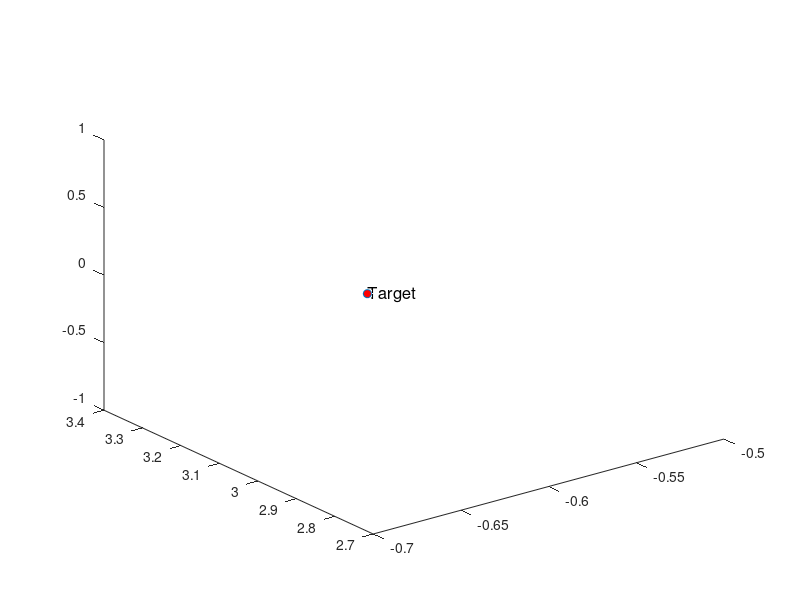

Reproduce this figure in MATLAB.
clc;
clear all ;
% Intake of case
cs=input('1.Pan angel adjust 2.Tilt angel adjust 3.Pan & Tilt angel adjust: '); 
% Camera FOV model
x_i=2.54;
y_i=2.20;
z_i=3.18;
a=36;
b=27;
lambda=50;
psi=105; %pan angel
phi=150; %tilt angel
xtar=-0.62;
ytar=3.08;
ztar=0;
% x_t=[3.62 3.08 0].';
plot3(xtar, ytar, ztar, 'o', 'MarkerSize', 6, 'MarkerFaceColor', 'r');
marktar = sprintf('Target');
text( xtar, ytar, ztar, marktar, 'fontsize', 12, 'color', 'k' );
hold on;

switch cs
        case 1
        for t=0:15

        q1_v=[a/2 b/2];
        q2_v=[a/2 -b/2];
        q3_v=[-a/2 -b/2];
        q4_v=[-a/2 b/2];
        q1_vt=q1_v.';
        q2_vt=q2_v.';
        q3_vt=q3_v.';
        q4_vt=q4_v.';

        q1_B=[q1_vt; lambda];
        q2_B=[q2_vt; lambda];
        q3_B=[q3_vt; lambda];
        q4_B=[q4_vt; lambda];

        H_phi=[cos(psi) -sin(psi) 0;
               sin(psi) cos(psi)  0
               0 0 1];
        H_phy=[1 0 0;
               0 cos(phi) -sin(phi);
               0 sin(phi) cos(phi)];
        q1_I=H_phi*H_phy*q1_B;
        q2_I=H_phi*H_phy*q2_B;
        q3_I=H_phi*H_phy*q3_B;
        q4_I=H_phi*H_phy*q4_B;

        rho_14=(-3.18)/(b/2*sin(phi)+lambda*cos(phi));
        rho_23=(-3.18)/(-b/2*sin(phi)+lambda*cos(phi));

        q1n_I=rho_14*q1_I;
        q2n_I=rho_23*q2_I;
        q3n_I=rho_23*q3_I;
        q4n_I=rho_14*q4_I;
        X=[x_i;y_i;z_i];
        ksai1=X+q1n_I;
        ksai2=X+q2n_I;
        ksai3=X+q3n_I;
        ksai4=X+q4n_I;
        v1=ksai1.';
        v2=ksai2.';
        v3=ksai3.';
        v4=ksai4.';
        Cam=X.';
        % Vertices
        V = [v1;v2;v3;v4;Cam];
        % Faces
        F = { [4 3 2 1],[1 2 5],[2 3 5], [3 4 5], [4 1 5] };
        x = V(:, 1);
        y = V(:, 2);
        z = V(:, 3);
        % % Draw and Mark all the vertices
        plot3(x, y, z, '.', 'MarkerSize', 20, 'MarkerFaceColor', 'r',...
        'MarkerEdgeColor', 'b');
        hold on;


        % xl = [v1(:, 1),  v3(:, 1), v2(:, 1),  v4(:, 1),  v1(:, 1),  2.54, v4(:, 1), 2.54,  v3(:, 1),  2.54,  v2(:, 1)];
        % yl = [v1(:, 2),  v3(:, 2),  v2(:, 2),  v4(:, 2),  v1(:, 2),  2.20,  v4(:, 2),  2.20, v3(:, 2),  2.20, v2(:, 2)];
        % zl = [v1(:, 3), v3(:, 3),v2(:, 3), v4(:, 3), v1(:, 3), 3.18, v4(:, 3), 3.18, v3(:, 3), 3.18, v2(:, 3)];
        % plot3(xl,yl,zl)


        Buttomface = F{1};
        Sideface = [F{2:end}];
        Sideface = reshape(Sideface, 3 ,4);
        Sideface = Sideface';
        col = [0; 0; 0; 0; 3.18];
        patch('vertices', V, 'faces', Buttomface, 'FaceColor', 'white','FaceAlpha',.1);
        patch('vertices', V, 'faces', Buttomface,'FaceAlpha',.3,'FaceVertexCData',col,'FaceColor','interp');
        patch('vertices', V, 'faces', Sideface,'FaceAlpha',.3,'FaceVertexCData',col,'FaceColor','interp');
        grid on;
        colorbar
             for i = 1 : length(V)-1
                 number = sprintf('E%d', i);
                 pointoutcam = sprintf('Camera');
                 text( x(i), y(i), z(i), number, 'fontsize', 12, 'color', 'k' );
                 text( x(length(V)), y(length(V)), z(length(V)), pointoutcam, 'fontsize', 12, 'color', 'k' );
             end
        psi=psi+0.05;
        % phi=phi+0.05;
        pause(2)
        drawnow
        end
    case 2
     for t=0:15

        q1_v=[a/2 b/2];
        q2_v=[a/2 -b/2];
        q3_v=[-a/2 -b/2];
        q4_v=[-a/2 b/2];
        q1_vt=q1_v.';
        q2_vt=q2_v.';
        q3_vt=q3_v.';
        q4_vt=q4_v.';

        q1_B=[q1_vt; lambda];
        q2_B=[q2_vt; lambda];
        q3_B=[q3_vt; lambda];
        q4_B=[q4_vt; lambda];

        H_phi=[cos(psi) -sin(psi) 0;
               sin(psi) cos(psi)  0
               0 0 1];
        H_phy=[1 0 0;
               0 cos(phi) -sin(phi);
               0 sin(phi) cos(phi)];
        q1_I=H_phi*H_phy*q1_B;
        q2_I=H_phi*H_phy*q2_B;
        q3_I=H_phi*H_phy*q3_B;
        q4_I=H_phi*H_phy*q4_B;

        rho_14=(-3.18)/(b/2*sin(phi)+lambda*cos(phi));
        rho_23=(-3.18)/(-b/2*sin(phi)+lambda*cos(phi));

        q1n_I=rho_14*q1_I;
        q2n_I=rho_23*q2_I;
        q3n_I=rho_23*q3_I;
        q4n_I=rho_14*q4_I;
        X=[x_i;y_i;z_i];
        ksai1=X+q1n_I;
        ksai2=X+q2n_I;
        ksai3=X+q3n_I;
        ksai4=X+q4n_I;
        v1=ksai1.';
        v2=ksai2.';
        v3=ksai3.';
        v4=ksai4.';
        Cam=X.';
        % Vertices
        V = [v1;v2;v3;v4;Cam];
        % Faces
        F = { [4 3 2 1],[1 2 5],[2 3 5], [3 4 5], [4 1 5] };
        x = V(:, 1);
        y = V(:, 2);
        z = V(:, 3);
        % % Draw and Mark all the vertices
        plot3(x, y, z, '.', 'MarkerSize', 20, 'MarkerFaceColor', 'r',...
        'MarkerEdgeColor', 'b');
        hold on;


        % xl = [v1(:, 1),  v3(:, 1), v2(:, 1),  v4(:, 1),  v1(:, 1),  2.54, v4(:, 1), 2.54,  v3(:, 1),  2.54,  v2(:, 1)];
        % yl = [v1(:, 2),  v3(:, 2),  v2(:, 2),  v4(:, 2),  v1(:, 2),  2.20,  v4(:, 2),  2.20, v3(:, 2),  2.20, v2(:, 2)];
        % zl = [v1(:, 3), v3(:, 3),v2(:, 3), v4(:, 3), v1(:, 3), 3.18, v4(:, 3), 3.18, v3(:, 3), 3.18, v2(:, 3)];
        % plot3(xl,yl,zl)


        Buttomface = F{1};
        Sideface = [F{2:end}];
        Sideface = reshape(Sideface, 3 ,4);
        Sideface = Sideface';
        col = [0; 0; 0; 0; 3.18];
        patch('vertices', V, 'faces', Buttomface, 'FaceColor', 'white','FaceAlpha',.1);
        patch('vertices', V, 'faces', Buttomface,'FaceAlpha',.3,'FaceVertexCData',col,'FaceColor','interp');
        patch('vertices', V, 'faces', Sideface,'FaceAlpha',.3,'FaceVertexCData',col,'FaceColor','interp');
        grid on;
        colorbar
             for i = 1 : length(V)-1
                 number = sprintf('E%d', i);
                 pointoutcam = sprintf('Camera');
                 text( x(i), y(i), z(i), number, 'fontsize', 12, 'color', 'k' );
                 text( x(length(V)), y(length(V)), z(length(V)), pointoutcam, 'fontsize', 12, 'color', 'k' );
             end
%         psi=psi+0.05;
        phi=phi+0.05;
        pause(2)
        drawnow
     end
    case 3
             for t=0:15

        q1_v=[a/2 b/2];
        q2_v=[a/2 -b/2];
        q3_v=[-a/2 -b/2];
        q4_v=[-a/2 b/2];
        q1_vt=q1_v.';
        q2_vt=q2_v.';
        q3_vt=q3_v.';
        q4_vt=q4_v.';

        q1_B=[q1_vt; lambda];
        q2_B=[q2_vt; lambda];
        q3_B=[q3_vt; lambda];
        q4_B=[q4_vt; lambda];

        H_phi=[cos(psi) -sin(psi) 0;
               sin(psi) cos(psi)  0
               0 0 1];
        H_phy=[1 0 0;
               0 cos(phi) -sin(phi);
               0 sin(phi) cos(phi)];
        q1_I=H_phi*H_phy*q1_B;
        q2_I=H_phi*H_phy*q2_B;
        q3_I=H_phi*H_phy*q3_B;
        q4_I=H_phi*H_phy*q4_B;

        rho_14=(-3.18)/(b/2*sin(phi)+lambda*cos(phi));
        rho_23=(-3.18)/(-b/2*sin(phi)+lambda*cos(phi));

        q1n_I=rho_14*q1_I;
        q2n_I=rho_23*q2_I;
        q3n_I=rho_23*q3_I;
        q4n_I=rho_14*q4_I;
        X=[x_i;y_i;z_i];
        ksai1=X+q1n_I;
        ksai2=X+q2n_I;
        ksai3=X+q3n_I;
        ksai4=X+q4n_I;
        v1=ksai1.';
        v2=ksai2.';
        v3=ksai3.';
        v4=ksai4.';
        Cam=X.';
        % Vertices
        V = [v1;v2;v3;v4;Cam];
        % Faces
        F = { [4 3 2 1],[1 2 5],[2 3 5], [3 4 5], [4 1 5] };
        x = V(:, 1);
        y = V(:, 2);
        z = V(:, 3);
        % % Draw and Mark all the vertices
        plot3(x, y, z, '.', 'MarkerSize', 20, 'MarkerFaceColor', 'r',...
        'MarkerEdgeColor', 'b');
        hold on;


        % xl = [v1(:, 1),  v3(:, 1), v2(:, 1),  v4(:, 1),  v1(:, 1),  2.54, v4(:, 1), 2.54,  v3(:, 1),  2.54,  v2(:, 1)];
        % yl = [v1(:, 2),  v3(:, 2),  v2(:, 2),  v4(:, 2),  v1(:, 2),  2.20,  v4(:, 2),  2.20, v3(:, 2),  2.20, v2(:, 2)];
        % zl = [v1(:, 3), v3(:, 3),v2(:, 3), v4(:, 3), v1(:, 3), 3.18, v4(:, 3), 3.18, v3(:, 3), 3.18, v2(:, 3)];
        % plot3(xl,yl,zl)


        Buttomface = F{1};
        Sideface = [F{2:end}];
        Sideface = reshape(Sideface, 3 ,4);
        Sideface = Sideface';
        col = [0; 0; 0; 0; 3.18];
        patch('vertices', V, 'faces', Buttomface, 'FaceColor', 'white','FaceAlpha',.1);
        patch('vertices', V, 'faces', Buttomface,'FaceAlpha',.3,'FaceVertexCData',col,'FaceColor','interp');
        patch('vertices', V, 'faces', Sideface,'FaceAlpha',.3,'FaceVertexCData',col,'FaceColor','interp');
        grid on;
        colorbar
             for i = 1 : length(V)-1
                 number = sprintf('E%d', i);
                 pointoutcam = sprintf('Camera');
                 text( x(i), y(i), z(i), number, 'fontsize', 12, 'color', 'k' );
                 text( x(length(V)), y(length(V)), z(length(V)), pointoutcam, 'fontsize', 12, 'color', 'k' );
             end
        psi=psi+0.05;
        phi=phi+0.05;
        pause(2)
        drawnow
             end
end
%  Draw the target and label it
% 
% 
% hold on;
% Number and label all the FOV edge points and the camera
% 
% 
% Draw all the faces and mark the relative z direction distance using color
% % grading bar

